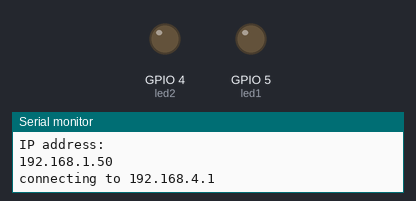
A sketch run on a simulated ESP8266 (NodeMCU). Shown: output pins drawn as LEDs (lit = HIGH), the last lines printed to the serial monitor. WiFi joins after 1.5 s; servers stay silent unless stated.

Above: at 4.1 s.
At 6.05 s:
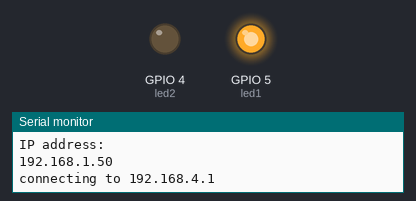
At 7.05 s:
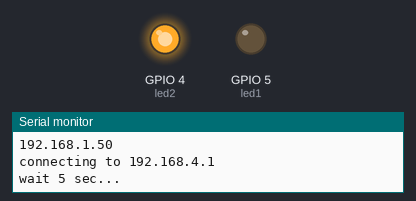
Timing chart, 0 to 11.3 s (numbered marks = the images above):
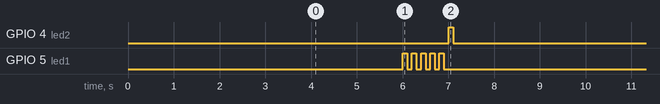

The sketch:

WiFiClientBasicTest.ino
```cpp
/*
    This sketch sends a message to a TCP server

*/

#include <ESP8266WiFi.h>
#include <ESP8266WiFiMulti.h>

ESP8266WiFiMulti WiFiMulti;
WiFiClient client;

int nRed = 0, nGreen = 0;
int led1 = 5, led2 = 4;

void setup() {
  Serial.begin(115200);
  delay(10);

  pinMode(led1, OUTPUT);
  pinMode(led2, OUTPUT);

  // We start by connecting to a WiFi network
  WiFi.mode(WIFI_STA);
  WiFiMulti.addAP("Tarka", "581321345589");

  Serial.println();
  Serial.println();
  Serial.print("Wait for WiFi... ");

  while (WiFiMulti.run() != WL_CONNECTED) {
    Serial.print(".");
    delay(500);
  }

  Serial.println("");
  Serial.println("WiFi connected");
  Serial.println("IP address: ");
  Serial.println(WiFi.localIP());

  delay(500);

  // Use WiFiClient class to create TCP connections
  const uint16_t port = 80;
  const char * host = "192.168.4.1"; // ip or dns
  Serial.print("connecting to ");
  Serial.println(host);
  if (!client.connect(host, port)) {
    Serial.println("connection failed");
    Serial.println("wait 5 sec...");
    delay(5000);
    return;
  }
}


unsigned long tLastTalk = 0;
void loop() {

  // This will send the request to the server


  blinkGreenLED();
  blinkRedLED();

  if ((millis() - tLastTalk) > 5000) {
    client.println("ON");
    nGreen = 1;

    //read back one line from server
    String line = client.readStringUntil('\r');
    Serial.println(line);
    if (line=="OK") {
        for (int i = 0; i < 5; i++) {
          digitalWrite(led2, HIGH);
          delay(100);
          digitalWrite(led2, LOW);
          delay(100);
        }
    } else {
        for (int i = 0; i < 5; i++) {
          digitalWrite(led1, HIGH);
          delay(100);
          digitalWrite(led1, LOW);
          delay(100);
        }
    }

  //  Serial.println("closing connection");
  //  client.stop();

    Serial.println("wait 5 sec...");
    tLastTalk = millis();
    //delay(5000);
  }
}


unsigned long tLast1, tLast2;
bool bOn1 = false, bOn2 = false;

void blinkRedLED() {
  if ((nRed) > 0) {
     if (((millis() - tLast1) > 1000) && !bOn1) {
      bOn1 = true;
      tLast1 = millis();
      digitalWrite(led1, HIGH);
      digitalWrite(led2, HIGH);
    }
    if (((millis() - tLast1) > 100) && bOn1) {
      nRed = nRed - 1;
      bOn1 = false;
      digitalWrite(led1, LOW);
      digitalWrite(led2, LOW);
    }
  }
}

void blinkGreenLED() {
  if ((nGreen) > 0) {
     if (((millis() - tLast2) > 1000) && !bOn2) {
      bOn2 = true;
      tLast2 = millis();
      digitalWrite(led2, HIGH);
    }
    if (((millis() - tLast2) > 100) && bOn2) {
      nGreen = nGreen - 1;
      bOn2 = false;
      digitalWrite(led2, LOW);
    }
  }
}
```

Measured:
- by itself, GPIO 4 (led2): alternates HIGH for 0.10 s and LOW for 6.9 s
- by itself, GPIO 5 (led1): repeats every 7.0 s: 4 × (LOW 0.10 s, HIGH 0.10 s), LOW 6.1 s, HIGH 0.10 s
- by itself, everything shown: repeats every 7.0 s, in 6 steps
